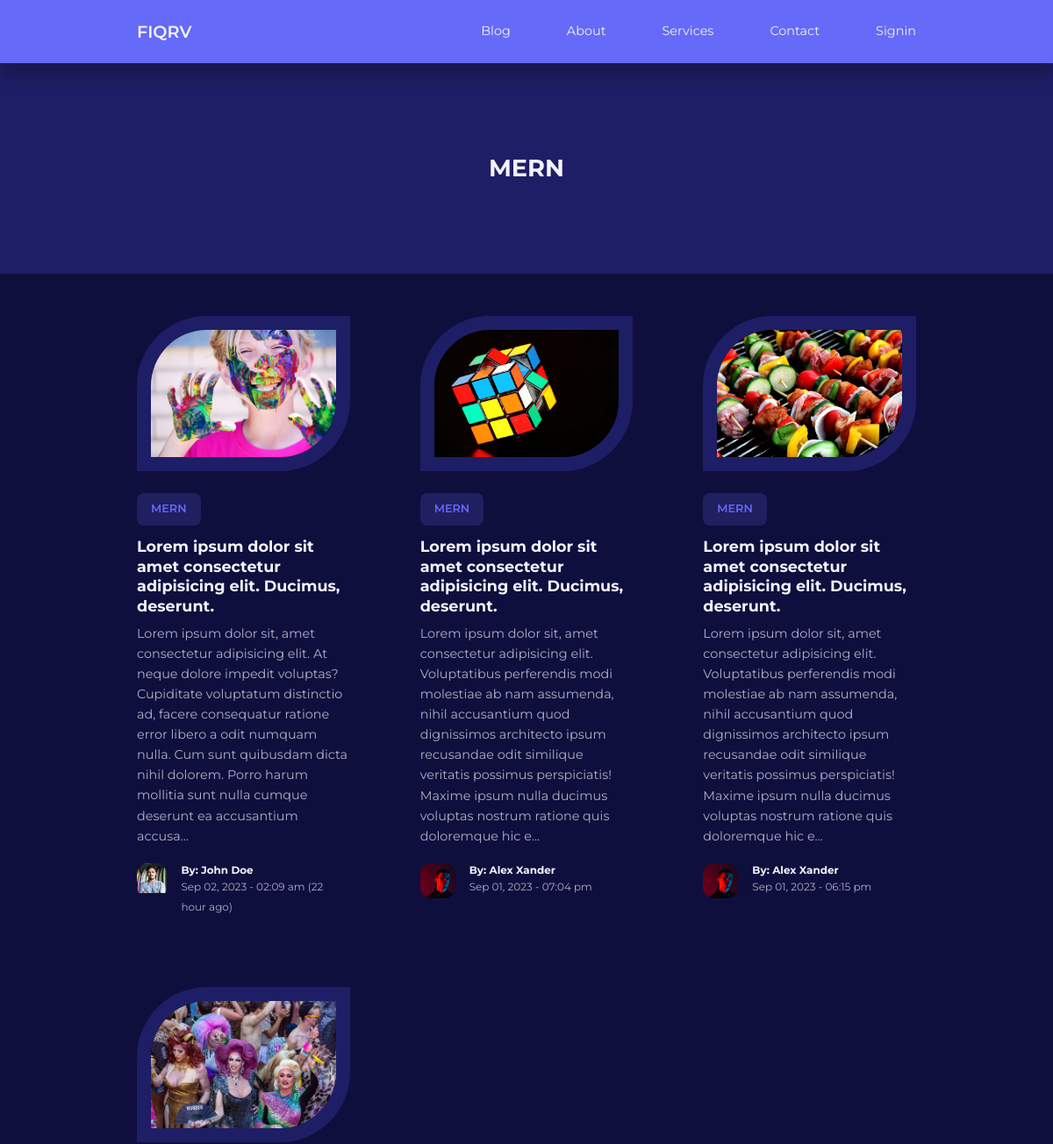
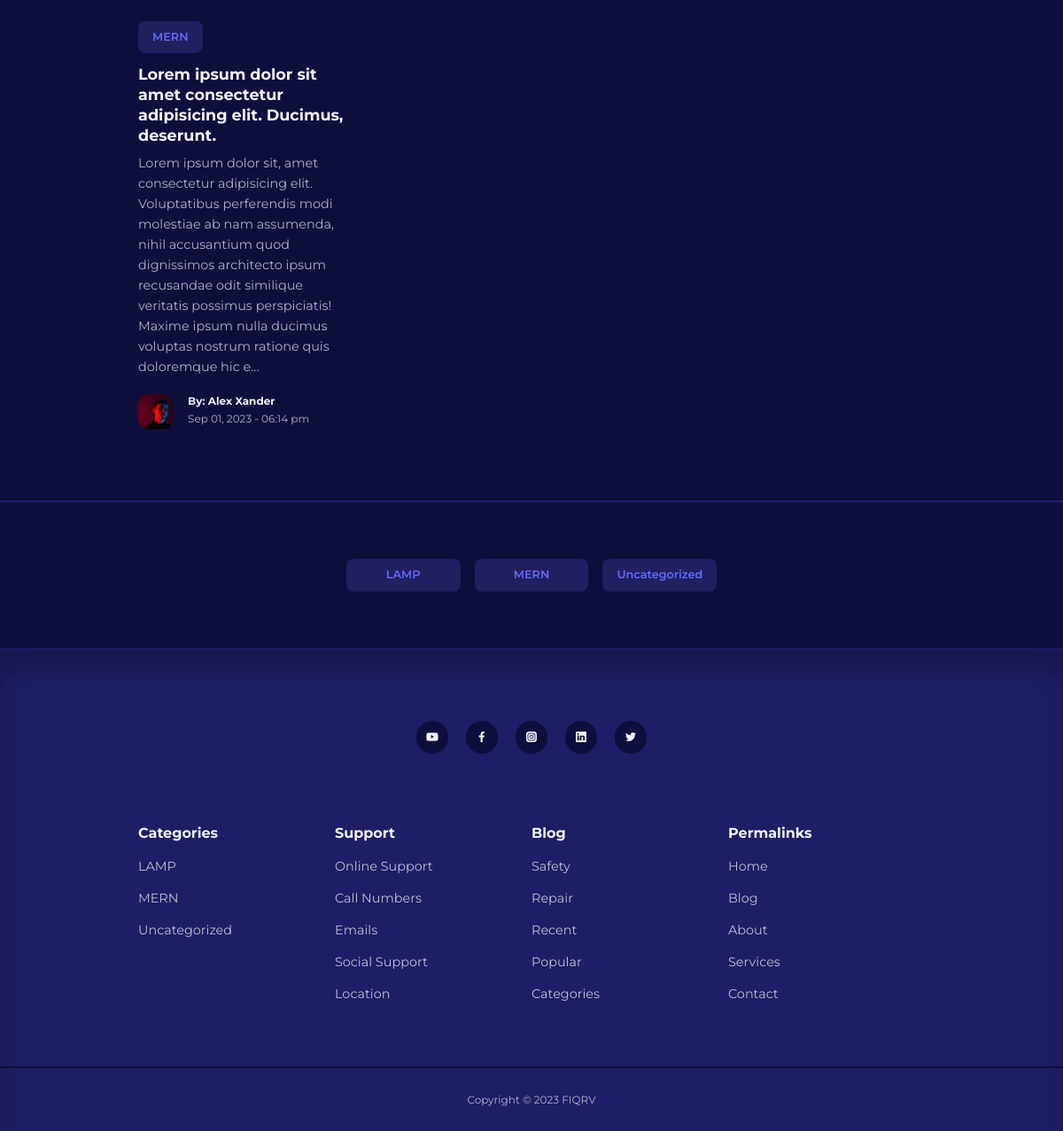
Page /category-posts.php?id=6 on the committed database (2 pictures, top to bottom).
### tables this page shows
CREATE TABLE `categories` (
  `id` int(11) UNSIGNED NOT NULL,
  `title` varchar(50) NOT NULL,
  `description` text NOT NULL
);

CREATE TABLE `posts` (
  `id` int(11) UNSIGNED NOT NULL,
  `title` varchar(255) NOT NULL,
  `body` text NOT NULL,
  `thumbnail` varchar(255) NOT NULL,
  `date_time` timestamp NOT NULL DEFAULT current_timestamp(),
  `category_id` int(11) UNSIGNED DEFAULT NULL,
  `author_id` int(11) UNSIGNED NOT NULL,
  `is_featured` tinyint(1) NOT NULL
);

CREATE TABLE `users` (
  `id` int(11) UNSIGNED NOT NULL,
  `firstname` varchar(50) NOT NULL,
  `lastname` varchar(50) NOT NULL,
  `username` varchar(50) NOT NULL,
  `email` varchar(100) NOT NULL,
  `password` varchar(255) NOT NULL,
  `avatar` varchar(255) NOT NULL,
  `is_admin` tinyint(1) NOT NULL
);

### category-posts.php (the view, shortened to what this page needs)
<?php
include 'partials/header.php';
if(isset($_GET['id'])) {
    $posts_query = " SELECT
                    posts.id,
                    posts.title,
                    posts.body,
                    posts.date_time,
                    posts.thumbnail,
                    categories.title AS category_title,
                    categories.id AS category_id,
                    users.avatar,
                    users.firstname,
                    users.lastname
                    FROM posts
                    INNER JOIN categories ON posts.category_id = categories.id
                    INNER JOIN users ON posts.author_id = users.id
                    WHERE posts.category_id = " . $_GET['id'] .
                    " ORDER BY date_time DESC";
    $posts_result = mysqli_query($connection, $posts_query);
} else {
    header('location: '. ROOT_URL .'index.php');
    die();
}
$category_query = "SELECT title FROM categories WHERE id = " . $_GET['id'];
$category = mysqli_query($connection, $category_query);
$category = mysqli_fetch_assoc($category);
$categories_query = "SELECT * FROM categories ORDER BY title";
$categories = mysqli_query($connection, $categories_query);
?>
<header class="category__title">
    <h2><?=$category['title']?></h2>
</header>
<?php if(mysqli_num_rows($posts_result) > 0 )  : ?>
<section class="posts">
    <div class="container posts__container">
        <?php while($post = mysqli_fetch_assoc($posts_result)) : ?>
        <article class="post">
            <div class="post__thumbnail">
                <img src="images/<?=$post['thumbnail']?>">
            </div>
            <div class="post__info">
                <a href="<?= ROOT_URL ?>category-posts.php?id=<?=$post['category_id']?>" class="category__button"><?=$post['category_title']?></a>
                <h3 class="post__title">
                    <a href="<?= ROOT_URL ?>post.php?id=<?=$post['id']?>">Lorem ipsum dolor sit amet consectetur adipisicing elit. Ducimus, deserunt.</a>
                </h3>
                <p class="post__body">
                    <?= substr($post['body'], 0, 300)?>...
                </p>
                <div class="post__author">
                    <div class="post__author-avatar">
                        <img src="images/<?=$post['avatar']?>">
                    </div>
                    <div class="post__author-info">
                        <h5>By: <?=$post['firstname']?> <?=$post['lastname']?></h5>
                        <small>
                            <?= date("M d, Y - h:i a", strtotime($post['date_time']))?>
                            <?php
                                $featuredDateTime = strtotime($post['date_time']);
                                $currentDateTime = time();
                                $timeDiffInSeconds = $currentDateTime - $featuredDateTime;
                                $hoursAgo = floor($timeDiffInSeconds / 3600);
                                if ($hoursAgo <= 24) {
                                    echo " ($hoursAgo hour ago)";
                                }
                            ?>
                        </small>
                    </div>
                </div>
            </div>
        </article>
        <?php endwhile ?>
    </div>
</section>
<?php else : ?>
<div class="alert__message error lg">
    <p><?= "No posts found"?></p>
</div>
<?php endif ?>
<section class="category__buttons">
    <div class="container category__buttons-container">
    <?php if(mysqli_num_rows($categories) > 0) :?>
        <?php while($category = mysqli_fetch_assoc($categories)) : ?>
        <a href="<?= ROOT_URL ?>category-posts.php?id=<?=$category['id']?>" class="category__button"><?=$category['title']?></a>
        <?php endwhile; ?>
    <?php else :?>
    <div class="alert__message error">
        <p><?= "No categories found"?></p>
    </div>
    <?php endif?>
    </div>
</section>
<?php
include 'partials/footer.php'
?>

### partials/header.php (shortened to what this page needs)
<!DOCTYPE html>
<html lang="en">
<head>
    <link rel="stylesheet" href="<?= ROOT_URL?>css/style.css">
    <link rel="stylesheet" href="https://unicons.iconscout.com/release/v4.0.0/css/line.css">
</head>
<body>
    <nav>
        <div class="container nav__container">
            <a href="<?= ROOT_URL?>index.php" class="nav__logo">FIQRV</a>
            <ul class="nav__items">
                <li><a href="<?= ROOT_URL?>blog.php">Blog</a></li>
                <li><a href="<?= ROOT_URL?>about.php">About</a></li>
                <li><a href="<?= ROOT_URL?>services.php">Services</a></li>
                <li><a href="<?= ROOT_URL?>contact.php">Contact</a></li>
                <?php if(isset($_SESSION['user-id'])) : ?>
                <li class="nav__profile">
                    <div class="avatar">
                        <img src="<?= ROOT_URL . 'images/' . $avatar['avatar']?>">
                    </div>
                    <ul>
                        <li><a href="<?= ROOT_URL?>admin/index.php">Dashboard</a></li>
                        <li><a href="<?= ROOT_URL?>logout.php">Logout</a></li>
                    </ul>
                </li>
                <?php else :?>
                <li><a href="<?= ROOT_URL?>signin.php">Signin</a></li>
                <?php endif?>
            </ul>
        </div>
    </nav>

### partials/footer.php (shortened to what this page needs)
<?php
$categories_query = "SELECT * FROM categories ORDER BY title";
$categories = mysqli_query($connection, $categories_query);
?>
<footer>
        <div class="footer__socials">
            <a href="https://youtube.com" target="_blank"><i class="uil uil-youtube"></i></a>
            <a href="https://facebook.com" target="_blank"><i class="uil uil-facebook-f"></i></a>
            <a href="https://instagram.com" target="_blank"><i class="uil uil-instagram-alt"></i></a>
            <a href="https://linkedin.com" target="_blank"><i class="uil uil-linkedin"></i></a>
            <a href="https://twitter.com" target="_blank"><i class="uil uil-twitter"></i></a>
        </div>
        <div class="container footer__container">
            <article>
                <h4>Categories</h4>
                <?php if(mysqli_num_rows($categories) > 0) :?>
                <ul>
                    <?php while($category = mysqli_fetch_assoc($categories)) : ?>
                    <li><a href="<?= ROOT_URL ?>category-posts.php?id=<?=$category['id']?>"><?=$category['title']?></a></li>
                    <?php endwhile; ?>
                </ul>
                <?php else :?>
                <div class="alert__message error">
                    <p><?= "No categories found"?></p>
                </div>
                <?php endif?>
            </article>
            <article>
                <h4>Support</h4>
                <ul>
                    <li><a href="">Online Support</a></li>
                    <li><a href="">Call Numbers</a></li>
                    <li><a href="">Emails</a></li>
                    <li><a href="">Social Support</a></li>
                    <li><a href="">Location</a></li>
                </ul>
            </article>
            <article>
                <h4>Blog</h4>
                <ul>
                    <li><a href="">Safety</a></li>
                    <li><a href="">Repair</a></li>
                    <li><a href="">Recent</a></li>
                    <li><a href="">Popular</a></li>
                    <li><a href="">Categories</a></li>
                </ul>
            </article>
            <article>
                <h4>Permalinks</h4>
                <ul>
                    <li><a href="<?= ROOT_URL?>index.php">Home</a></li>
                    <li><a href="<?= ROOT_URL?>blog.php">Blog</a></li>
                    <li><a href="<?= ROOT_URL?>about.php">About</a></li>
                    <li><a href="<?= ROOT_URL?>services.php">Services</a></li>
                    <li><a href="<?= ROOT_URL?>contact.php">Contact</a></li>
                </ul>
            </article>
        </div>
        <div class="footer__copyright">
            <small>Copyright &copy; 2023 FIQRV</small>
        </div>
    </footer>
</body>
</html>

### css/style.css (style rules this page uses)
:root { --color-primary:#656af8; --color-primary-light:hsl(242, 91%, 69%, 18%); --color-primary-variant:#5854c7; --color-red:#da0f3f; --color-red-light:hsl(346, 87%, 46%, 15%); --color-green:#00c476; --color-green-light:hsl(156, 100%, 38%, 15%); --color-gray-900:#1e1e66; --color-gray-700:#2d2b7c; --color-gray-300:rgba(242, 242, 254, 0.3); --color-gray-200:rgba(242, 242, 254, 0.7); --color-white:#f2f2fe; --color-bg:#0f0f3e; ---transition: all 300ms ease; --container-width-lg: 74%; --container-width-md: 88%; --form-width: 40%; --card-border-radius-1: 0.3rem; --card-border-radius-2: 0.5rem; --card-border-radius-3: 0.8rem; --card-border-radius-4: 2rem; --card-border-radius-5: 5rem; }
* { margin: 0; padding: 0; outline: 0; border: 0; appearance: 0; list-style: none; text-decoration: none; box-sizing: border-box; }
body { font-family: 'Montserrat', sans-serif; line-height: 1.6; color: var(--color-gray-200); overflow-x: hidden; background: var(--color-bg); font-size: 0.9rem; }
.container { width: var(--container-width-lg); max-width: 1800px; margin-inline: auto; }
section { margin-top: 3rem; width: 100vw; }
h1, h2, h3, h4, h5 { color: var(--color-white); line-height: 1.3; }
h2 { font-size: 1.7rem; margin: 1rem 0; }
h3 { font-size: 1.1rem; margin: 0.8rem 0 0.5rem; }
h4 { font-size: 1rem; }
a { color: var(--color-white); transition: var(---transition); }
img { display: block; width: 100%; object-fit: cover; }
nav { background: var(--color-primary); width: 100vw; height: 4.5rem; position: fixed; top: 0; z-index: 10; box-shadow: 0 1rem 1rem rgba(0, 0, 0, 0.2); }
.nav__container { height: 100%; display: flex; align-items: center; justify-content: space-between; }
.nav__logo { font-weight: 600; font-size: 1.2rem; }
.nav__items { display: flex; align-items: center; gap: 4rem; }
.category__button { background: var(--color-primary-light); color: var(--color-primary); display: inline-block; padding: 0.5rem 1rem; border-radius: var(--card-border-radius-2); font-weight: 600; font-size: 0.8rem; text-align: center; }
.post__thumbnail { border-radius: var(--card-border-radius-5) 0; border: 1rem solid var(--color-gray-900); overflow: hidden; margin-bottom: 1.6rem; }
.post__author { display: flex; gap: 1rem; margin-top: 1.2rem; }
.post__author-avatar { width: 2.5rem; height: 2.5rem; border-radius: var(--card-border-radius-3); overflow: hidden; }
.posts__container { display: grid; grid-template-columns: repeat(3, 1fr); gap: 5rem; margin-bottom: 5rem; }
.category__buttons { padding: 4rem 0; border-top: 2px solid var(--color-gray-900); border-bottom: 2px solid var(--color-gray-900); }
.category__buttons-container { width: fit-content; display: grid; grid-template-columns: repeat(3, 1fr); gap: 1rem; }
footer { background: var(--color-gray-900); padding: 5rem 0 0; box-shadow: inset 0 1.5rem 1.5rem rgba(0, 0, 0, 0.2); }
.footer__socials { margin-inline: auto; width: fit-content; margin-bottom: 5rem; display: flex; justify-content: space-between; align-items: center; gap: 1.2rem; }
.footer__socials a { background: var(--color-bg); border-radius: 50%; width: 2.3rem; height: 2.3rem; display: flex; align-items: center; justify-content: center; }
.footer__container { display: grid; grid-template-columns: repeat(4, 1fr) }
footer h4 { color: var(--color-white); margin-bottom: 0.6rem; }
footer ul li { padding: 0.4rem 0; }
footer ul a { opacity: 0.75; }
.footer__copyright { text-align: center; padding: 1.5rem 0; border-top: 2px solid var(--color-bg); margin-top: 4rem; }
.category__title { height: 15rem; margin-top: 4.5rem; background: var(--color-gray-900); display: grid; place-items: center; }

### rows in the picture
categories: title "MERN"
posts: thumbnail (picture), category.title "MERN", body "Lorem ipsum dolor sit, amet consectetur adipisicing elit. At neque dolore impedit voluptas? Cupiditate voluptatum distinctio ad, facere consequatur ratione error libero a odit numquam nulla. Cum sunt quibusdam dicta nihil dolorem. Porro harum mollitia sunt nulla cumque deserunt ea accusantium accusa", author.avatar (picture), author.firstname "John", author.lastname "Doe", date_time "Sep 02, 2023 - 02:09 am"
posts: thumbnail (picture), category.title "MERN", body "Lorem ipsum dolor sit, amet consectetur adipisicing elit. Voluptatibus perferendis modi molestiae ab nam assumenda, nihil accusantium quod dignissimos architecto ipsum recusandae odit similique veritatis possimus perspiciatis! Maxime ipsum nulla ducimus voluptas nostrum ratione quis doloremque hic e", author.avatar (picture), author.firstname "Alex", author.lastname "Xander", date_time "Sep 01, 2023 - 07:04 pm"
posts: thumbnail (picture), category.title "MERN", body "Lorem ipsum dolor sit, amet consectetur adipisicing elit. Voluptatibus perferendis modi molestiae ab nam assumenda, nihil accusantium quod dignissimos architecto ipsum recusandae odit similique veritatis possimus perspiciatis! Maxime ipsum nulla ducimus voluptas nostrum ratione quis doloremque hic e", author.avatar (picture), author.firstname "Alex", author.lastname "Xander", date_time "Sep 01, 2023 - 06:15 pm"
posts: thumbnail (picture), category.title "MERN", body "Lorem ipsum dolor sit, amet consectetur adipisicing elit. Voluptatibus perferendis modi molestiae ab nam assumenda, nihil accusantium quod dignissimos architecto ipsum recusandae odit similique veritatis possimus perspiciatis! Maxime ipsum nulla ducimus voluptas nostrum ratione quis doloremque hic e", author.avatar (picture), author.firstname "Alex", author.lastname "Xander", date_time "Sep 01, 2023 - 06:14 pm"
categories: title "LAMP"
categories: title "Uncategorized"
